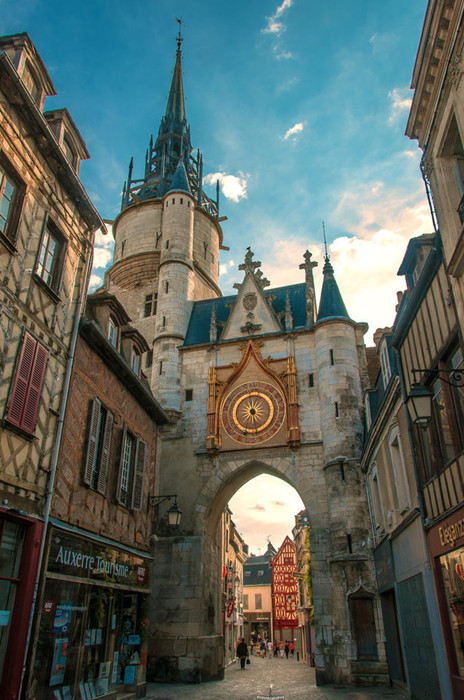
//> input picture Draw the RGB histogram/Draw the RGB histogram/1.jpg, 464 x 700 px
$ ./Draw_the_RGB_histogram   (built with g++ and OpenCV 4)
//> lines starting //> are read from the running program, lines starting //| are printed output that depends on the picture
### Draw the RGB histogram/Draw the RGB histogram/stdafx.h
// stdafx.h : 标准系统包含文件的包含文件，
// 或是经常使用但不常更改的
// 特定于项目的包含文件
//

#pragma once

#include "targetver.h"

#include <stdio.h>
#include <tchar.h>


// TODO:  在此处引用程序需要的其他头文件

### Draw the RGB histogram/Draw the RGB histogram/Draw the RGB histogram.cpp
// Draw the RGB histogram.cpp : 定义控制台应用程序的入口点。
//

#include "stdafx.h"
#include <opencv2/opencv.hpp>
#include <iostream>

using namespace cv;
using namespace std;

#define WINDOWS_NAME1 "【原始图】"
#define WINDOWS_NAME2 "【RGB直方图】"

//-------【全局函数声明】---------
static  void  ShowHelpText();

int main()
{
	//改变界面颜色和输出帮助信息
	system("color 5F");
	ShowHelpText();


	//载入原图 显示
	Mat srcImage = imread("1.jpg",1);
//> srcImage is the input picture: 700 rows x 464 cols, CV_8UC3; mean B, G, R 96.4, 102.6, 91.3
	imshow(WINDOWS_NAME1,srcImage);

	//参数准备
	int bins = 256;
	int hist_size[] = { bins };
	float range[] = { 0, 256 };
	const float* ranges[] = { range };
	MatND redHist, greenHist, blueHist;
	int channels_r[] = { 0 };

	//进行直方图的计算（红色分量部分）
	calcHist(&srcImage, 1, channels_r, Mat(), redHist, 1, hist_size, ranges, true, false);
//> redHist = 256 values, max 2790 at index 44, min 55 at index 254, mean 1268.8

	//进行直方图的计算（绿色分量部分）
	int channels_g[] = { 1 };
	calcHist(&srcImage, 1, channels_g, Mat(), greenHist, 1, hist_size, ranges, true, false);
//> greenHist = 256 values, max 3419 at index 255, min 79 at index 0, mean 1268.8

	//进行直方图的计算（蓝色分量部分）
	int channels_b[] = { 2 };
	calcHist(&srcImage, 1, channels_b, Mat(), blueHist, 1, hist_size, ranges, true, false);
//> blueHist = 256 values, max 5346 at index 255, min 144 at index 219, mean 1268.8


	//绘制出三色直方图
	//参数准备
	double maxValue_red, maxValue_green, maxValue_blue;

	minMaxLoc(redHist, 0, &maxValue_red, 0, 0 );
//> maxValue_red = 2790
	minMaxLoc(redHist, 0, &maxValue_green, 0, 0);
//> maxValue_green = 2790
	minMaxLoc(redHist, 0, &maxValue_blue, 0, 0);
//> maxValue_blue = 2790

	int scale = 1;
	int histHeight = 256;
	Mat histImage = Mat::zeros(histHeight, bins*3, CV_8UC3);

	//开始绘制
	for (int  i = 0; i < bins; i++)
	{
		//参数准备
		float binValue_red = redHist.at<float>(i);
		float binValue_green = greenHist.at<float>(i);
		float binValue_blue = blueHist.at<float>(i);

		int intensity_red = cvRound(binValue_red*histHeight/maxValue_red);//设置绘制的高度
		int intensity_green = cvRound(binValue_green*histHeight / maxValue_red);//设置绘制的高度
		int intensity_blue = cvRound(binValue_blue*histHeight / maxValue_red);//设置绘制的高度


		//绘制红色分量的直方图
		rectangle( histImage, Point(i*scale, histHeight - 1), Point((i + 1)*scale - 1, histHeight - intensity_red),Scalar(255, 0, 0));

		//绘制绿色分量的直方图
		rectangle(histImage, Point((i+bins)*scale, histHeight - 1), Point((i + bins + 1)*scale - 1, histHeight - intensity_green), Scalar(0, 255, 0));

		//绘制蓝色分量的直方图
		rectangle(histImage, Point((i + 2*bins)*scale, histHeight - 1), Point((i + 2*bins+ 1)*scale - 1, histHeight - intensity_blue), Scalar(0, 0, 255));

	}
//> this loop made 256 passes
//> (binValue_red, binValue_green, binValue_blue, intensity_red, intensity_green, intensity_blue) on passes 1 to 3: (1283, 79, 558, 118, 7, 51), (500, 109, 271, 46, 10, 25), (634, 183, 318, 58, 17, 29)
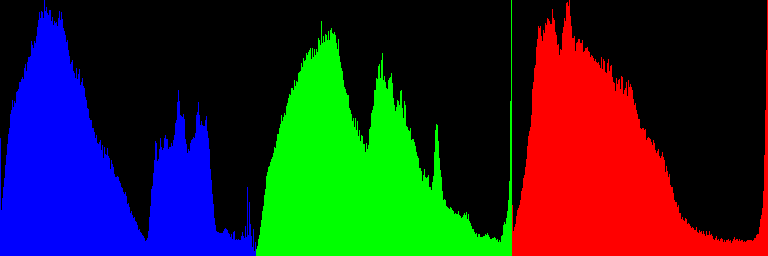
//> histImage: 256 rows x 768 cols, CV_8UC3; mean B, G, R 38.6, 38.6, 38.3
	//显示一维RGB的直方图

	imshow(WINDOWS_NAME2, histImage);

	waitKey(0);

    return 0;

}
//-----------------------------------【ShowHelpText( )函数】-----------------------------
//		 描述：输出一些帮助信息
//----------------------------------------------------------------------------------------------
void ShowHelpText()
{
	//输出欢迎信息和OpenCV版本
	printf("\n\n\t\t\t   当前使用的OpenCV版本为：" CV_VERSION);
	printf("\n\n  ----------------------------------------------------------------------------\n");
}
